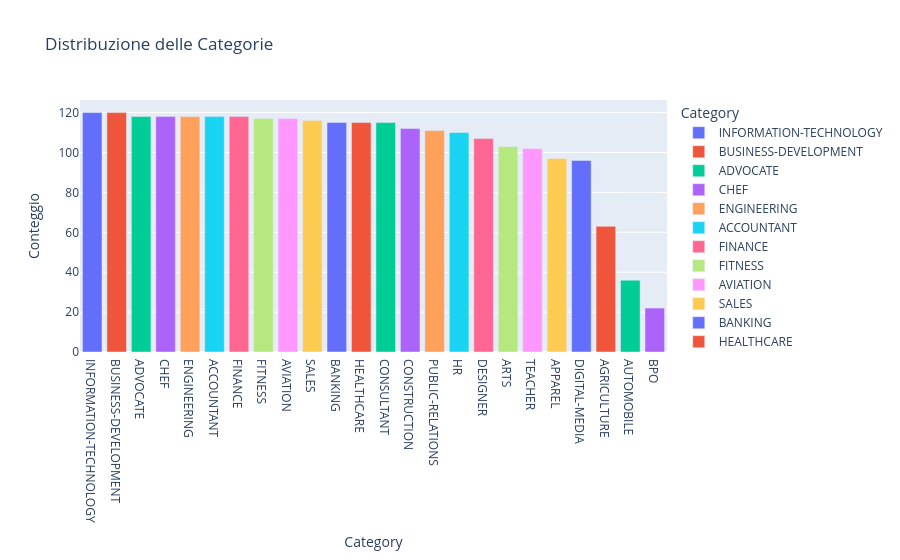

The notebook cell this image was saved under:
### Code cell
# Grafico interattivo della distribuzione delle categorie
counts = df['Category'].value_counts().reset_index()
counts.columns = ['Category','Count']
fig = px.bar(counts, x='Category', y='Count', color='Category',
             title='Distribuzione delle Categorie', labels={'Count':'Conteggio'})
fig.show()

### Figure 1 — Plotly figure (JSON) as saved in the notebook; plotly's stock layout.template omitted (floating-point values rounded to 4 significant figures)
{"data": [{"hovertemplate": "Category=%{x}<br>Conteggio=%{y}<extra></extra>", "legendgroup": "INFORMATION-TECHNOLOGY", "marker": {"color": "#636efa", "pattern": {"shape": ""}}, "name": "INFORMATION-TECHNOLOGY", "orientation": "v", "showlegend": true, "textposition": "auto", "type": "bar", "x": ["INFORMATION-TECHNOLOGY"], "xaxis": "x", "y": [120], "yaxis": "y"}, {"hovertemplate": "Category=%{x}<br>Conteggio=%{y}<extra></extra>", "legendgroup": "BUSINESS-DEVELOPMENT", "marker": {"color": "#EF553B", "pattern": {"shape": ""}}, "name": "BUSINESS-DEVELOPMENT", "orientation": "v", "showlegend": true, "textposition": "auto", "type": "bar", "x": ["BUSINESS-DEVELOPMENT"], "xaxis": "x", "y": [120], "yaxis": "y"}, {"hovertemplate": "Category=%{x}<br>Conteggio=%{y}<extra></extra>", "legendgroup": "ADVOCATE", "marker": {"color": "#00cc96", "pattern": {"shape": ""}}, "name": "ADVOCATE", "orientation": "v", "showlegend": true, "textposition": "auto", "type": "bar", "x": ["ADVOCATE"], "xaxis": "x", "y": [118], "yaxis": "y"}, {"hovertemplate": "Category=%{x}<br>Conteggio=%{y}<extra></extra>", "legendgroup": "CHEF", "marker": {"color": "#ab63fa", "pattern": {"shape": ""}}, "name": "CHEF", "orientation": "v", "showlegend": true, "textposition": "auto", "type": "bar", "x": ["CHEF"], "xaxis": "x", "y": [118], "yaxis": "y"}, {"hovertemplate": "Category=%{x}<br>Conteggio=%{y}<extra></extra>", "legendgroup": "ENGINEERING", "marker": {"color": "#FFA15A", "pattern": {"shape": ""}}, "name": "ENGINEERING", "orientation": "v", "showlegend": true, "textposition": "auto", "type": "bar", "x": ["ENGINEERING"], "xaxis": "x", "y": [118], "yaxis": "y"}, {"hovertemplate": "Category=%{x}<br>Conteggio=%{y}<extra></extra>", "legendgroup": "ACCOUNTANT", "marker": {"color": "#19d3f3", "pattern": {"shape": ""}}, "name": "ACCOUNTANT", "orientation": "v", "showlegend": true, "textposition": "auto", "type": "bar", "x": ["ACCOUNTANT"], "xaxis": "x", "y": [118], "yaxis": "y"}, {"hovertemplate": "Category=%{x}<br>Conteggio=%{y}<extra></extra>", "legendgroup": "FINANCE", "marker": {"color": "#FF6692", "pattern": {"shape": ""}}, "name": "FINANCE", "orientation": "v", "showlegend": true, "textposition": "auto", "type": "bar", "x": ["FINANCE"], "xaxis": "x", "y": [118], "yaxis": "y"}, {"hovertemplate": "Category=%{x}<br>Conteggio=%{y}<extra></extra>", "legendgroup": "FITNESS", "marker": {"color": "#B6E880", "pattern": {"shape": ""}}, "name": "FITNESS", "orientation": "v", "showlegend": true, "textposition": "auto", "type": "bar", "x": ["FITNESS"], "xaxis": "x", "y": [117], "yaxis": "y"}, {"hovertemplate": "Category=%{x}<br>Conteggio=%{y}<extra></extra>", "legendgroup": "AVIATION", "marker": {"color": "#FF97FF", "pattern": {"shape": ""}}, "name": "AVIATION", "orientation": "v", "showlegend": true, "textposition": "auto", "type": "bar", "x": ["AVIATION"], "xaxis": "x", "y": [117], "yaxis": "y"}, {"hovertemplate": "Category=%{x}<br>Conteggio=%{y}<extra></extra>", "legendgroup": "SALES", "marker": {"color": "#FECB52", "pattern": {"shape": ""}}, "name": "SALES", "orientation": "v", "showlegend": true, "textposition": "auto", "type": "bar", "x": ["SALES"], "xaxis": "x", "y": [116], "yaxis": "y"}, {"hovertemplate": "Category=%{x}<br>Conteggio=%{y}<extra></extra>", "legendgroup": "BANKING", "marker": {"color": "#636efa", "pattern": {"shape": ""}}, "name": "BANKING", "orientation": "v", "showlegend": true, "textposition": "auto", "type": "bar", "x": ["BANKING"], "xaxis": "x", "y": [115], "yaxis": "y"}, {"hovertemplate": "Category=%{x}<br>Conteggio=%{y}<extra></extra>", "legendgroup": "HEALTHCARE", "marker": {"color": "#EF553B", "pattern": {"shape": ""}}, "name": "HEALTHCARE", "orientation": "v", "showlegend": true, "textposition": "auto", "type": "bar", "x": ["HEALTHCARE"], "xaxis": "x", "y": [115], "yaxis": "y"}, {"hovertemplate": "Category=%{x}<br>Conteggio=%{y}<extra></extra>", "legendgroup": "CONSULTANT", "marker": {"color": "#00cc96", "pattern": {"shape": ""}}, "name": "CONSULTANT", "orientation": "v", "showlegend": true, "textposition": "auto", "type": "bar", "x": ["CONSULTANT"], "xaxis": "x", "y": [115], "yaxis": "y"}, {"hovertemplate": "Category=%{x}<br>Conteggio=%{y}<extra></extra>", "legendgroup": "CONSTRUCTION", "marker": {"color": "#ab63fa", "pattern": {"shape": ""}}, "name": "CONSTRUCTION", "orientation": "v", "showlegend": true, "textposition": "auto", "type": "bar", "x": ["CONSTRUCTION"], "xaxis": "x", "y": [112], "yaxis": "y"}, {"hovertemplate": "Category=%{x}<br>Conteggio=%{y}<extra></extra>", "legendgroup": "PUBLIC-RELATIONS", "marker": {"color": "#FFA15A", "pattern": {"shape": ""}}, "name": "PUBLIC-RELATIONS", "orientation": "v", "showlegend": true, "textposition": "auto", "type": "bar", "x": ["PUBLIC-RELATIONS"], "xaxis": "x", "y": [111], "yaxis": "y"}, {"hovertemplate": "Category=%{x}<br>Conteggio=%{y}<extra></extra>", "legendgroup": "HR", "marker": {"color": "#19d3f3", "pattern": {"shape": ""}}, "name": "HR", "orientation": "v", "showlegend": true, "textposition": "auto", "type": "bar", "x": ["HR"], "xaxis": "x", "y": [110], "yaxis": "y"}, {"hovertemplate": "Category=%{x}<br>Conteggio=%{y}<extra></extra>", "legendgroup": "DESIGNER", "marker": {"color": "#FF6692", "pattern": {"shape": ""}}, "name": "DESIGNER", "orientation": "v", "showlegend": true, "textposition": "auto", "type": "bar", "x": ["DESIGNER"], "xaxis": "x", "y": [107], "yaxis": "y"}, {"hovertemplate": "Category=%{x}<br>Conteggio=%{y}<extra></extra>", "legendgroup": "ARTS", "marker": {"color": "#B6E880", "pattern": {"shape": ""}}, "name": "ARTS", "orientation": "v", "showlegend": true, "textposition": "auto", "type": "bar", "x": ["ARTS"], "xaxis": "x", "y": [103], "yaxis": "y"}, {"hovertemplate": "Category=%{x}<br>Conteggio=%{y}<extra></extra>", "legendgroup": "TEACHER", "marker": {"color": "#FF97FF", "pattern": {"shape": ""}}, "name": "TEACHER", "orientation": "v", "showlegend": true, "textposition": "auto", "type": "bar", "x": ["TEACHER"], "xaxis": "x", "y": [102], "yaxis": "y"}, {"hovertemplate": "Category=%{x}<br>Conteggio=%{y}<extra></extra>", "legendgroup": "APPAREL", "marker": {"color": "#FECB52", "pattern": {"shape": ""}}, "name": "APPAREL", "orientation": "v", "showlegend": true, "textposition": "auto", "type": "bar", "x": ["APPAREL"], "xaxis": "x", "y": [97], "yaxis": "y"}, {"hovertemplate": "Category=%{x}<br>Conteggio=%{y}<extra></extra>", "legendgroup": "DIGITAL-MEDIA", "marker": {"color": "#636efa", "pattern": {"shape": ""}}, "name": "DIGITAL-MEDIA", "orientation": "v", "showlegend": true, "textposition": "auto", "type": "bar", "x": ["DIGITAL-MEDIA"], "xaxis": "x", "y": [96], "yaxis": "y"}, {"hovertemplate": "Category=%{x}<br>Conteggio=%{y}<extra></extra>", "legendgroup": "AGRICULTURE", "marker": {"color": "#EF553B", "pattern": {"shape": ""}}, "name": "AGRICULTURE", "orientation": "v", "showlegend": true, "textposition": "auto", "type": "bar", "x": ["AGRICULTURE"], "xaxis": "x", "y": [63], "yaxis": "y"}, {"hovertemplate": "Category=%{x}<br>Conteggio=%{y}<extra></extra>", "legendgroup": "AUTOMOBILE", "marker": {"color": "#00cc96", "pattern": {"shape": ""}}, "name": "AUTOMOBILE", "orientation": "v", "showlegend": true, "textposition": "auto", "type": "bar", "x": ["AUTOMOBILE"], "xaxis": "x", "y": [36], "yaxis": "y"}, {"hovertemplate": "Category=%{x}<br>Conteggio=%{y}<extra></extra>", "legendgroup": "BPO", "marker": {"color": "#ab63fa", "pattern": {"shape": ""}}, "name": "BPO", "orientation": "v", "showlegend": true, "textposition": "auto", "type": "bar", "x": ["BPO"], "xaxis": "x", "y": [22], "yaxis": "y"}], "layout": {"barmode": "relative", "legend": {"title": {"text": "Category"}, "tracegroupgap": 0}, "title": {"text": "Distribuzione delle Categorie"}, "xaxis": {"anchor": "y", "categoryarray": ["INFORMATION-TECHNOLOGY", "BUSINESS-DEVELOPMENT", "ADVOCATE", "CHEF", "ENGINEERING", "ACCOUNTANT", "FINANCE", "FITNESS", "AVIATION", "SALES", "BANKING", "HEALTHCARE", "CONSULTANT", "CONSTRUCTION", "PUBLIC-RELATIONS", "HR", "DESIGNER", "ARTS", "TEACHER", "APPAREL", "DIGITAL-MEDIA", "AGRICULTURE", "AUTOMOBILE", "BPO"], "categoryorder": "array", "domain": [0, 1], "title": {"text": "Category"}}, "yaxis": {"anchor": "x", "domain": [0, 1], "title": {"text": "Conteggio"}}}}
